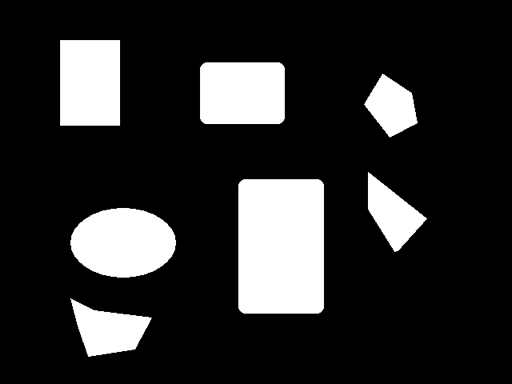
//> input picture exp3/A.png, 512 x 384 px
$ ./colorLabel   (built with g++ and OpenCV 4)
//> lines starting //> are read from the running program, lines starting //| are printed output that depends on the picture; after the words box and inside, x2 and y2 are one past the last pixel; in counts of white or black regions, pixels touching at a corner belong together
#include<opencv2/core/core.hpp>
#include<opencv2/highgui/highgui.hpp>
#include <opencv2/opencv.hpp>
#include<iostream>
#include <string>
#include <list>
#include <vector>
#include <map>
#include <stack>

using namespace cv;
using namespace std;

void pass(const Mat& simg, Mat& dimg)
{
    if (simg.empty() ||
        simg.type() != CV_8UC1)
    {
        return;
    }

    dimg.release();
    simg.convertTo(dimg, CV_32SC1);

    int label = 1;
    vector<int> labelSet;
    labelSet.push_back(0);
    labelSet.push_back(1);

    int rows = simg.rows - 1;
    int cols = simg.cols - 1;
    for (int i = 1; i < rows; i++)
    {
        int* data_preRow = dimg.ptr<int>(i - 1);
        int* data_curRow = dimg.ptr<int>(i);
        for (int j = 1; j < cols; j++)
        {
            if (data_curRow[j] == 1)
            {
                vector<int> neighborLabels;
                neighborLabels.reserve(2);
                int leftPixel = data_curRow[j - 1];
                int upPixel = data_preRow[j];
                if (leftPixel > 1)
                {
                    neighborLabels.push_back(leftPixel);
                }
                if (upPixel > 1)
                {
                    neighborLabels.push_back(upPixel);
                }

                if (neighborLabels.empty())
                {
                    labelSet.push_back(++label);
                    data_curRow[j] = label;
                    labelSet[label] = label;
                }
                else
                {
                    sort(neighborLabels.begin(), neighborLabels.end());
                    int smallestLabel = neighborLabels[0];
                    data_curRow[j] = smallestLabel;
                    for (size_t k = 1; k < neighborLabels.size(); k++)
                    {
                        int tempLabel = neighborLabels[k];
                        int& oldSmallestLabel = labelSet[tempLabel];
                        if (oldSmallestLabel > smallestLabel)
                        {
                            labelSet[oldSmallestLabel] = smallestLabel;
                            oldSmallestLabel = smallestLabel;
                        }
                        else if (oldSmallestLabel < smallestLabel)
                        {
                            labelSet[smallestLabel] = oldSmallestLabel;
                        }
                    }
                }
            }
        }
    }
    for (size_t i = 2; i < labelSet.size(); i++)
    {
        int curLabel = labelSet[i];
        int preLabel = labelSet[curLabel];
        while (preLabel != curLabel)
        {
            curLabel = preLabel;
            preLabel = labelSet[preLabel];
        }
        labelSet[i] = curLabel;
    }
    for (int i = 0; i < rows; i++)
    {
        int* data = dimg.ptr<int>(i);
        for (int j = 0; j < cols; j++)
        {
            int& pixelLabel = data[j];
            pixelLabel = labelSet[pixelLabel];
        }
    }
}

Scalar RanColor()
{
    //srand((unsigned)time(0));
    uchar r = 255 * (rand() / (1.0 + RAND_MAX));
    uchar g = 255 * (rand() / (1.0 + RAND_MAX));
    uchar b = 255 * (rand() / (1.0 + RAND_MAX));
    return Scalar(b, g, r);
}


// [65 lines of commented-out code are left out]

void AddColor(Mat& simg, Mat& dimg){

    if (simg.empty() ||
        simg.type() != CV_32SC1)
    {
        return;
    }

    //map<int, Scalar> colors;

    int rows = simg.rows;
    int cols = simg.cols;

    dimg.release();
    dimg.create(rows, cols, CV_8UC3);
    dimg = Scalar::all(0);
    Scalar bg = RanColor();
    for (int i = 0; i < rows; i++)
    {
      //  const int* data_src_pre = (int*)simg.ptr<int>(i-1);
        const int* data_src = (int*)simg.ptr<int>(i);
        //uchar* data_dst = dimg.ptr<uchar>(i);
        for (int j = 0; j < cols; j++)
        {
            int pixelValue = data_src[j];
            if(pixelValue == 2){
                dimg.at<Vec3b>(i,j)[0]=bg[0];
                dimg.at<Vec3b>(i,j)[1]=bg[1];
                dimg.at<Vec3b>(i,j)[2]=bg[2];
            }else if(pixelValue == 0){
                Scalar color = RanColor();
                stack<int> pixelSet;
                pixelSet.push(j);
                pixelSet.push(i);
                simg.at<int>(i,j) = 127;
                while(!pixelSet.empty()){
                    int m = pixelSet.top();
                     pixelSet.pop();
                    int n = pixelSet.top();
                     pixelSet.pop();
                    dimg.at<Vec3b>(m,n)[0] = color[0];
                    dimg.at<Vec3b>(m,n)[1] = color[1];
                    dimg.at<Vec3b>(m,n)[2] = color[2];
                    if(simg.at<int>(m+1,n) == 0){
                        pixelSet.push(n);
                        pixelSet.push(m+1);
                        simg.at<int>(m+1,n) = 127;
                    }
                    if(simg.at<int>(m-1,n) == 0){
                        pixelSet.push(n);
                        pixelSet.push(m-1);
                        simg.at<int>(m-1,n) = 127;
                    }
                    if(simg.at<int>(m,n+1) == 0){
                        pixelSet.push(n+1);
                        pixelSet.push(m);
                        simg.at<int>(m,n+1) = 127;
                    }
                    if(simg.at<int>(m,n-1) == 0){
                        pixelSet.push(n-1);
                        pixelSet.push(m);
                        simg.at<int>(m,n-1) = 127;
                    }
                }
            }
        }
    }
}

int main()
{
    Mat img = imread("A.png",0);
//> img is the input picture: 384 rows x 512 cols, CV_8UC1; min 0, max 255, mean 44.8
    Mat temp;
    img.copyTo(temp);
    threshold(img, temp, 50, 1, CV_THRESH_BINARY_INV);
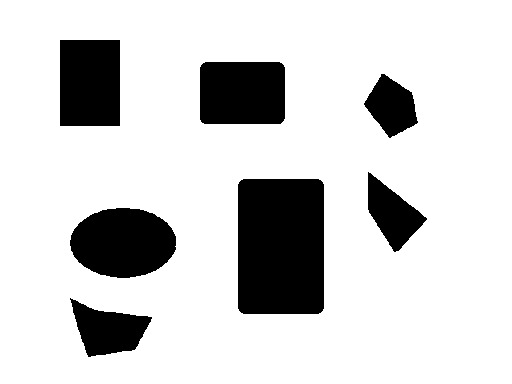
//> temp: 384 rows x 512 cols, CV_8UC1; values 0 (black) and 1 (white), 82.2% white; 7 black regions, largest, box (x1, y1, x2, y2) and area: (238, 179, 324, 314) 11562, (70, 208, 176, 278) 5799, (200, 62, 285, 124) 5227
    Mat labelImg;
    pass(temp, labelImg);
//> after the loop in pass, `for (int i = 1; i < rows; i++)`:
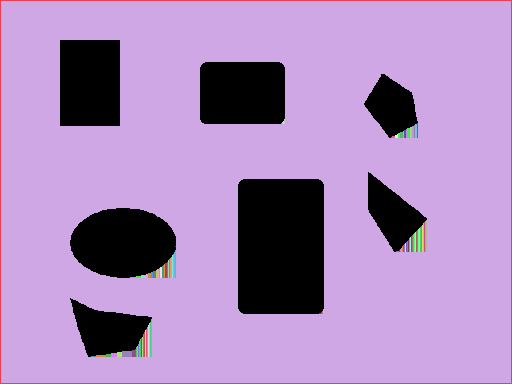
//> dimg: 384 rows x 512 cols, CV_32SC1; 104 distinct labels, from 0 to 103; one colour per label, 0 black
//> after the loop in pass, `for (int i = 1; i < rows; i++)`: labelSet = 104 values from 0 to 2; label = 103
//> the loop in pass, `for (size_t i = 2; i < labelSet.size(); i++)` made 102 passes
//> labelImg: 384 rows x 512 cols, CV_32SC1; 3 distinct labels, from 0 to 2

    Mat colorLabelImg;
    AddColor(labelImg, colorLabelImg);
//> after the loop in AddColor, `for (int i = 0; i < rows; i++)`:
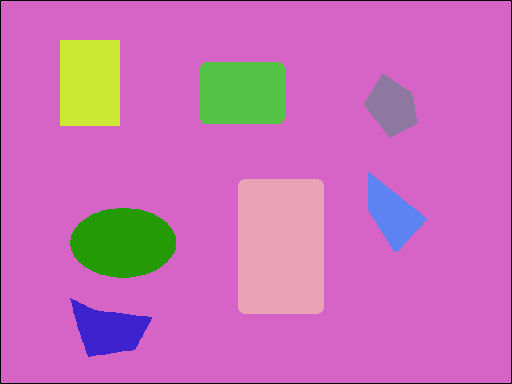
//> dimg: 384 rows x 512 cols, CV_8UC3; mean B, G, R 183.3, 110, 199.9
//> after the loop in AddColor, `for (int i = 0; i < rows; i++)`:
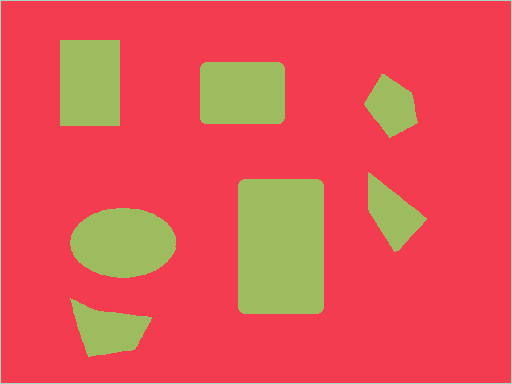
//> simg: 384 rows x 512 cols, CV_32SC1; 3 distinct labels, from 1 to 127; one colour per label, 0 black
    imshow("src", img);
    imshow("dest", colorLabelImg);
    waitKey(0);

    return 0;
}
